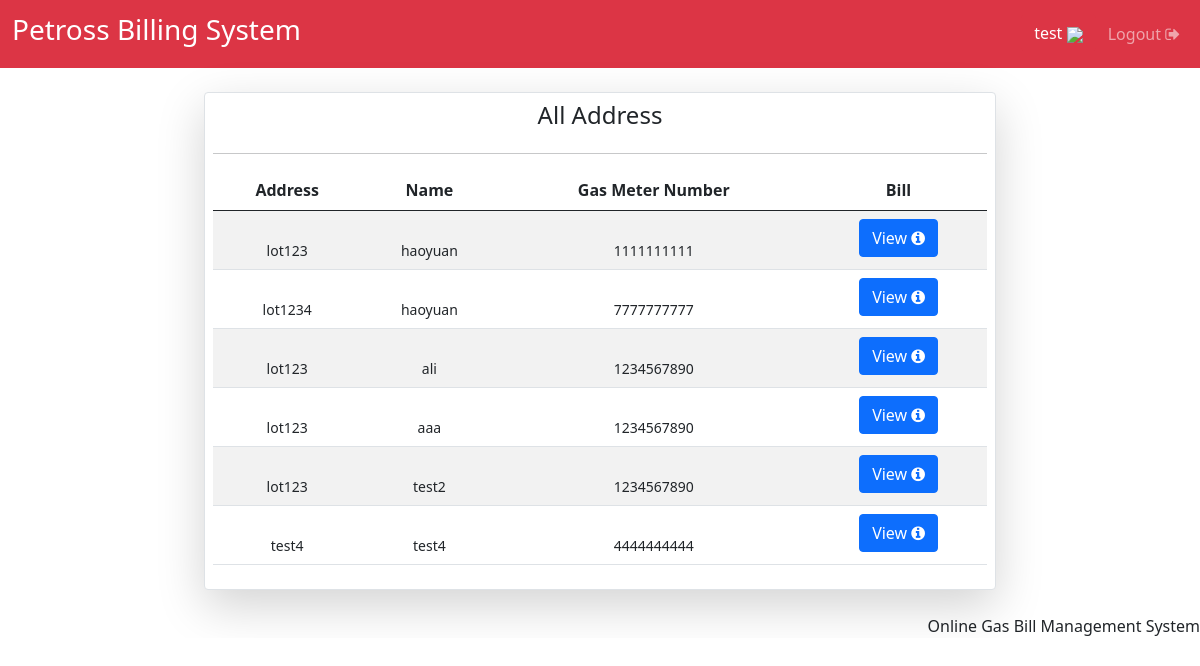
Page /Current/MeterReader/View-Address.php (signed in) on the committed database.
### tables this page shows
CREATE TABLE `current_details` (
  `user_id` int(11) NOT NULL,
  `name` varchar(255) NOT NULL,
  `user_address` varchar(255) NOT NULL,
  `user_area` varchar(255) NOT NULL,
  `user_premises` varchar(20) NOT NULL,
  `user_account` varchar(20) NOT NULL,
  `submitted_at` datetime DEFAULT current_timestamp(),
  `category` varchar(100) DEFAULT NULL,
  `status` varchar(15) DEFAULT 'Pending',
  `feedback` varchar(255) DEFAULT NULL
);

### Current/MeterReader/View-Address.php (the view, shortened to what this page needs)
<?php
require_once 'Admin-Headers.php';
?>
<link rel="stylesheet" type="text/css" href="https://cdn.datatables.net/v/bs4/dt-1.10.24/datatables.min.css" />
<div class="row justify-content-center wrapper">
    <div class="col-lg-8 bg-white p-4">
        <div class="row gutters-sm">
                <div class="border shadow-lg card p-2">
                    <h4 class="text-center font-weight-bold">All Address</h4>
                    <hr class="my-3" />
                    <div class="table-responsive-sm">
                        <table class="table table-striped table-hover" style="font-size: 14px;" id="myTable">
                            <thead style="font-weight: bold;font-size: 16px;">
                                <tr>
                                    <td style="text-align: center;">Address</td>
                                    <td style="text-align: center;">Name</td>
                                    <td style="text-align: center;">Gas Meter Number</td>
                                    <td style="text-align: center;">Bill</td>
                                </tr>
                            </thead>
                            <?php
            $db = mysqli_connect("localhost","root","","ocawbms");
            $records = mysqli_query($db,"SELECT user_id, user_address, name,user_account FROM current_details");
            while($data=mysqli_fetch_array($records)){
                ?>
                            <tr>
                                <td style="text-align: center;">
                                    &nbsp;<br><?php echo $data['user_address'];?>
                                </td>
                                <td style="text-align: center;">
                                    &nbsp;<br><?php echo $data['name'];?>
                                </td>
                                <td style="text-align: center;">
                                    &nbsp;<br><?php echo $data['user_account'];?>
                                </td>
                                <td style="text-align: center;">
                                      <form method="post" action="test.php">
                                            <button type="submit" class="btn btn-primary">View&nbsp<i class="fa fa-info-circle"
                                            aria-hidden="true"></i></button>
                                      </form>
                                </td>
                            <?php
            }
        ?>
                        </table>
                    </div>
                </div>
            </div>
</div>
<?php
require_once 'Admin-Footer.php';
?>

### Current/MeterReader/Admin-Headers.php (shortened to what this page needs)
<?php
require_once '../../Config.php';
if (!isset($_SESSION['loggedin_reader'])) {
    header('Location: MeterReader-Login.php');
    exit;
  } else {
    $reader_name = $_SESSION['reader_name'];
    $sql = "SELECT * FROM meter_reader WHERE reader_name='" . $reader_name . "'";
    $records = mysqli_query($link, $sql);
    $data = mysqli_fetch_assoc($records);
  }
?>
<!DOCTYPE html>
<html lang="en" style="overflow-x: hidden;">
<head>
    <link href="https://cdn.jsdelivr.net/npm/bootstrap@5.0.0-beta3/dist/css/bootstrap.min.css" rel="stylesheet"
>
    <link href="../../font-awesome/css/font-awesome.css" rel="stylesheet">
</head>
<body style="overflow-x: hidden;">
    <div class="main_container">
        <nav class="navbar navbar-expand-lg navbar-dark bg-danger">
            <div class="container-fluid">
                <a class="navbar-brand" href="#">
                    <h3>Petross Billing System</h3>
                </a>
                <div class="collapse navbar-collapse" id="navbarTogglerDemo02">
                    <div class="d-flex">
                        <ul class="navbar-nav me-auto mb-2 mb-lg-0">
                            <li class="nav-item ">
    <a class="btn btn-danger" data-bs-toggle="modal" href="#modal" role="button">
        <?php echo $_SESSION['reader_name'];?>
        <?php
                    if($data['gender'] == "Male"){?>
        <img src="https://img.icons8.com/color/40/000000/administrator-male--v1.png" />
        <?php
                    }
                    ?></a>
    </li>
    <li class="nav-item ">
        <a class="nav-link " href="MeterReader-Logout.php">&nbsp;Logout&nbsp;<i class="fa fa-sign-out"
                aria-hidden="true"></i></a>
    </li>
    </ul>
    </div>
    </div>
    </div>
    </nav>

### Current/MeterReader/Admin-Footer.php (shortened to what this page needs)
<footer>
    <div class="pull-right">
        Online Gas  Bill Management System
    </div>
    <div class="clearfix"></div>
</footer>
</div>
</body>
</html>

### rows in the picture
current_details: user_address "lot123", name "haoyuan", user_account "1111111111"
current_details: user_address "lot1234", name "haoyuan", user_account "7777777777"
current_details: user_address "lot123", name "ali", user_account "1234567890"
current_details: user_address "lot123", name "aaa", user_account "1234567890"
current_details: user_address "lot123", name "test2", user_account "1234567890"
current_details: user_address "test4", name "test4", user_account "4444444444"

### other values in the picture
$_SESSION['reader_name'] "test"
